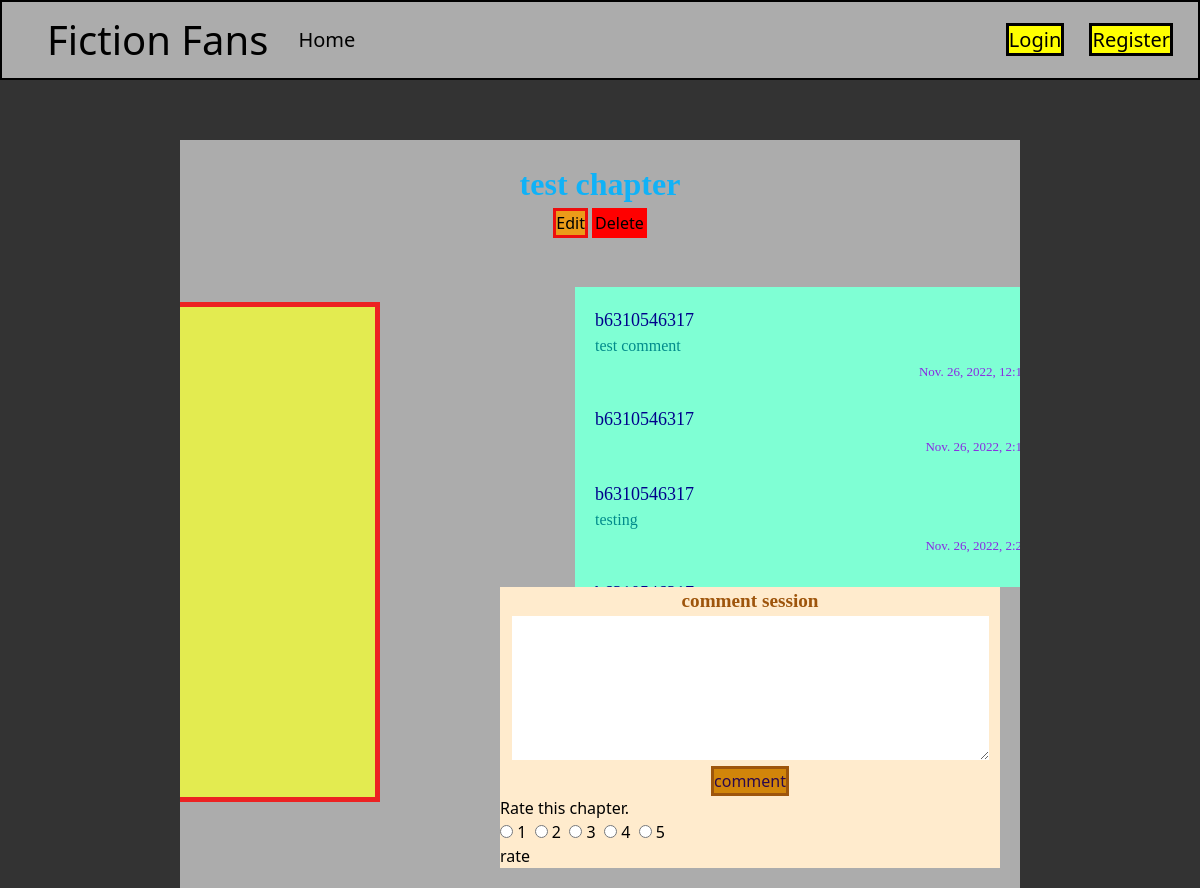
/fiction/1/1/, run on the app's committed database.
### fiction_fans/models/fiction_model.py (models this page shows, shortened)
class FictionChapter(models.Model):
    title = models.CharField(max_length=255)
    content = EditorJsField(
        editorjs_config={
            "tools": {
                "Image": {
                    "config": {
                        "endpoints": {
                            "byFile": "/fiction/imageUPload/",
                            "byUrl": "/fiction/imageUPload/",
                        },
                        "additionalRequestHeaders": [{"Counter-Type": 'multipart/form-data'}]
                    }
                }
            }
        }
    )
    fiction_title = models.ForeignKey(FictionTitle, on_delete=models.CASCADE)

### fiction_fans/models/comment_model.py (models this page shows)
class Comment(models.Model):
    chapter = models.ForeignKey(FictionChapter, on_delete=models.CASCADE)
    user = models.ForeignKey(settings.AUTH_USER_MODEL, on_delete=models.CASCADE)
    text = models.CharField(max_length=255)
    comment_date = models.DateTimeField(auto_now_add=timezone.now())

### fiction_fans/views/fiction_page_view.py (the view)
# urls.py: path("<int:fiction_pk>/<int:chapter_pk>/", views.ChapterView.as_view(), name="chapter_view"),
class ChapterView(generic.DetailView):
    template_name = "fiction_fans/chapter_page.html"
    model = FictionChapter
    def get_queryset(self):
        fiction_pk = self.kwargs.get("fiction_pk")
        return FictionTitle.objects.filter(pk=fiction_pk)
    def get_object(self, queryset=None):
        queryset = self.get_queryset()
        chapter_pk = self.kwargs.get("chapter_pk")
        queryset = FictionChapter.objects.filter(pk=chapter_pk)
        return queryset.get()

### fiction_fans/templates/fiction_fans/chapter_page.html (shortened to what this page needs)
{% extends "base.html" %}
{% block content %}
    <div style="text-align: center;">
        <h1 style="color: #10b2f7; font-size: xx-large; font-family: serif; font-weight: bold;">{{ fictionchapter.title }}</h1>
        <a href="{% url 'fiction_fans:chapter_edit' fictionchapter.fiction_title_id fictionchapter.id %}">
            <button style="background-color:rgb(236, 155, 25); border: 3px solid #ed0e0e;">Edit</button>
        </a>
        <a href="{% url 'fiction_fans:chapter_del' fictionchapter.fiction_title_id fictionchapter.id %}">
            <button style="background-color:rgb(255, 0, 0); border: 3px solid #00000000;">Delete</button>
        </a>
    </div>
<br>
<div class="flex-container">
    <div id="content" class="block" style="min-width:1000px; min-height:500px">
        <section id="chapter-body"></section>
    </div>
    <div>
        <div  id="content" class="scroll_view" style="background-color: aquamarine;">
            {% for comment in fictionchapter.comment_set.all %}
            <div>
                <h1 style="color: darkblue;">{{ comment.user.get_username }}</h1>
                <p style="color: darkcyan;">{{ comment.text }}</p>
                <div style="text-align: right;">
                    <date style="color:blueviolet; ">{{ comment.comment_date }}</date>
                </div>
                <br>
            </div>
            {% endfor %}
        </div>
        <div style="background-color: blanchedalmond; width: 500px; height: auto;">
            <form action="{% url 'fiction_fans:chapter_comment'  fictionchapter.fiction_title_id fictionchapter.id %}" method="post">
                <fieldset style="text-align: center;">
                <h1 style="font-size: larger; font-weight:bold; font-family: cursive; color:#9e550c">comment session</h1>
                <textarea id="comment_text" name="comment_text" rows="6" cols="50"></textarea>
                <br>
                <input type="submit" value="comment" style="background-color:rgb(209, 133, 10); border: 3px solid #9e550c; color: #2a084d;">
                </fieldset>
            </form>
            <form action="{% url 'fiction_fans:rate_chapter' fictionchapter.fiction_title_id fictionchapter.id %}" method="post">
                    <fieldset style="text-align: left;">
                        <h1>Rate this chapter.</h1>
                        <input type="radio" id="point" name="point" value="{{ 1 }}">
                        <label>1&nbsp;</label>
                        <input type="radio" id="point" name="point" value="{{ 2 }}">
                        <label>2&nbsp;</label>
                        <input type="radio" id="point" name="point" value="{{ 3 }}">
                        <label>3&nbsp;</label>
                        <input type="radio" id="point" name="point" value="{{ 4 }}">
                        <label>4&nbsp;</label>
                        <input type="radio" id="point" name="point" value="{{ 5 }}">
                        <label>5&nbsp;</label>
                    </fieldset>
                    <input type="submit" value="rate">
            </form>
        </div>
    </div>
</div>
{% endblock content %}

### fiction_fans/static/css/stylesheet.css (style rules this page uses)
body { background-color: rgba(0, 0, 0, 0.8); margin: 0; }
.flex-container { display: flex; flex-wrap: nowrap; justify-content: right; }
#content { margin: 5% 15%; margin-bottom: auto; padding: 20px; overflow: auto; background: #acacac; }
#content.block { border: thick solid #ec2222; background-color: #e3eb50; }
#content.scroll_view { height: 300px; width: 500px; overflow: scroll; }
#content.scroll_view h1 { font-family: cursive; font-size: large; font-weight: 400; }
#content.scroll_view p { font-family: cursive; font-size: medium; font-weight: 200; }
#content.scroll_view date { font-family: cursive; font-size: small; font-weight: 100; }

### data on the page
FictionChapter: title "test chapter"
Comment: user.get_username "b6310546317", text "test comment", comment_date "Nov. 26, 2022,…"
Comment: user.get_username "b6310546317", comment_date "Nov. 26, 2022,…"
Comment: user.get_username "b6310546317", text "testing", comment_date "Nov. 26, 2022,…"
